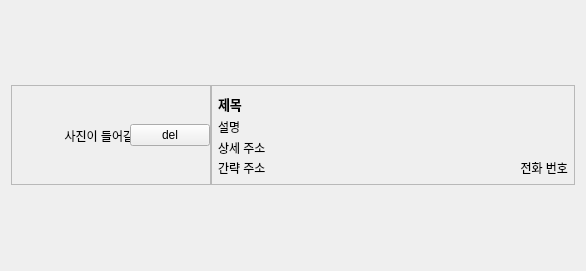
<?xml version="1.0" encoding="UTF-8"?>
<ui version="4.0">
 <class>AddwidgetFunction</class>
 <widget class="QWidget" name="AddwidgetFunction">
  <property name="geometry">
   <rect>
    <x>0</x>
    <y>0</y>
    <width>586</width>
    <height>271</height>
   </rect>
  </property>
  <property name="windowTitle">
   <string>Form</string>
  </property>
  <layout class="QVBoxLayout" name="verticalLayout">
   <item>
    <widget class="QWidget" name="widget" native="true">
     <property name="minimumSize">
      <size>
       <width>0</width>
       <height>100</height>
      </size>
     </property>
     <property name="maximumSize">
      <size>
       <width>16777215</width>
       <height>100</height>
      </size>
     </property>
     <property name="styleSheet">
      <string notr="true">QWidget#widget{border-color: rgb(0, 0, 0);
border-style:solid;
border-width:1px;}</string>
     </property>
     <layout class="QHBoxLayout" name="horizontalLayout">
      <property name="spacing">
       <number>0</number>
      </property>
      <property name="leftMargin">
       <number>0</number>
      </property>
      <property name="topMargin">
       <number>0</number>
      </property>
      <property name="rightMargin">
       <number>0</number>
      </property>
      <property name="bottomMargin">
       <number>0</number>
      </property>
      <item>
       <widget class="QFrame" name="frame">
        <property name="maximumSize">
         <size>
          <width>200</width>
          <height>100</height>
         </size>
        </property>
        <property name="frameShape">
         <enum>QFrame::StyledPanel</enum>
        </property>
        <property name="frameShadow">
         <enum>QFrame::Raised</enum>
        </property>
        <layout class="QHBoxLayout" name="horizontalLayout_2">
         <property name="spacing">
          <number>0</number>
         </property>
         <property name="leftMargin">
          <number>0</number>
         </property>
         <property name="topMargin">
          <number>0</number>
         </property>
         <property name="rightMargin">
          <number>0</number>
         </property>
         <property name="bottomMargin">
          <number>0</number>
         </property>
         <item>
          <widget class="QLabel" name="label">
           <property name="minimumSize">
            <size>
             <width>200</width>
             <height>100</height>
            </size>
           </property>
           <property name="maximumSize">
            <size>
             <width>200</width>
             <height>100</height>
            </size>
           </property>
           <property name="text">
            <string>사진이 들어갈 공간</string>
           </property>
           <property name="alignment">
            <set>Qt::AlignCenter</set>
           </property>
          </widget>
         </item>
         <item>
          <widget class="QPushButton" name="pushButton">
           <property name="text">
            <string>del</string>
           </property>
          </widget>
         </item>
        </layout>
       </widget>
      </item>
      <item>
       <widget class="QFrame" name="frame_2">
        <property name="frameShape">
         <enum>QFrame::StyledPanel</enum>
        </property>
        <property name="frameShadow">
         <enum>QFrame::Raised</enum>
        </property>
        <layout class="QGridLayout" name="gridLayout">
         <property name="leftMargin">
          <number>6</number>
         </property>
         <property name="topMargin">
          <number>6</number>
         </property>
         <property name="rightMargin">
          <number>6</number>
         </property>
         <property name="bottomMargin">
          <number>6</number>
         </property>
         <property name="spacing">
          <number>0</number>
         </property>
         <item row="3" column="0">
          <widget class="QLabel" name="label_5">
           <property name="maximumSize">
            <size>
             <width>16777215</width>
             <height>20</height>
            </size>
           </property>
           <property name="text">
            <string>간략 주소</string>
           </property>
          </widget>
         </item>
         <item row="3" column="1">
          <widget class="QLabel" name="label_6">
           <property name="maximumSize">
            <size>
             <width>16777215</width>
             <height>20</height>
            </size>
           </property>
           <property name="text">
            <string>전화 번호</string>
           </property>
           <property name="alignment">
            <set>Qt::AlignRight|Qt::AlignTrailing|Qt::AlignVCenter</set>
           </property>
          </widget>
         </item>
         <item row="2" column="0" colspan="2">
          <widget class="QLabel" name="label_4">
           <property name="maximumSize">
            <size>
             <width>16777215</width>
             <height>20</height>
            </size>
           </property>
           <property name="text">
            <string>상세 주소</string>
           </property>
          </widget>
         </item>
         <item row="1" column="0" colspan="2">
          <widget class="QLabel" name="label_3">
           <property name="text">
            <string>설명</string>
           </property>
          </widget>
         </item>
         <item row="0" column="0" colspan="2">
          <widget class="QLabel" name="label_2">
           <property name="maximumSize">
            <size>
             <width>16777215</width>
             <height>30</height>
            </size>
           </property>
           <property name="font">
            <font>
             <pointsize>10</pointsize>
             <weight>75</weight>
             <bold>true</bold>
            </font>
           </property>
           <property name="text">
            <string>제목</string>
           </property>
          </widget>
         </item>
        </layout>
       </widget>
      </item>
     </layout>
    </widget>
   </item>
  </layout>
 </widget>
 <resources/>
 <connections>
  <connection>
   <sender>pushButton</sender>
   <signal>clicked()</signal>
   <receiver>pushButton</receiver>
   <slot>click()</slot>
   <hints>
    <hint type="sourcelabel">
     <x>179</x>
     <y>126</y>
    </hint>
    <hint type="destinationlabel">
     <x>179</x>
     <y>129</y>
    </hint>
   </hints>
  </connection>
 </connections>
</ui>
